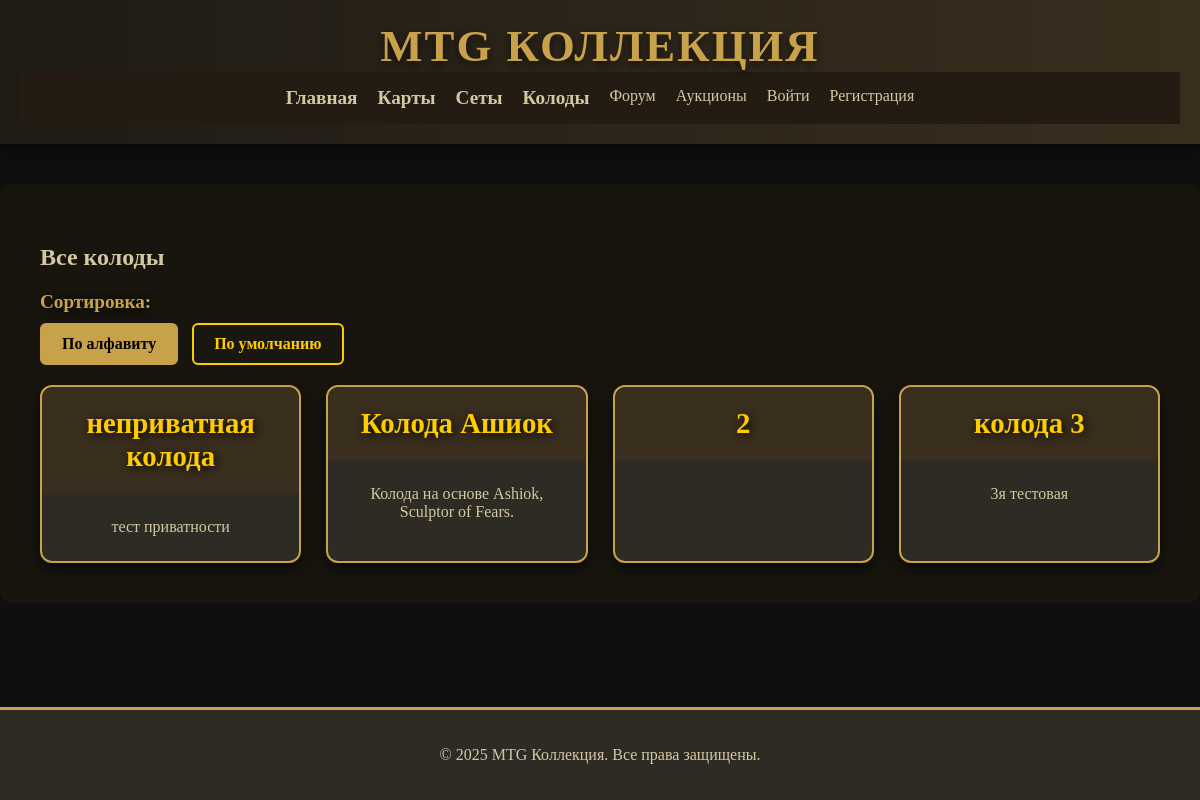
/decks/, run on the app's committed database.
### mtg_app/models.py (models this page shows, shortened)
class Deck(models.Model):
    name = models.CharField(max_length=100, verbose_name="Название колоды")
    description = models.TextField(blank=True, verbose_name="Описание")
    cards = models.ManyToManyField(Card, verbose_name="Карты в колоде")
    owner = models.ForeignKey(User, on_delete=models.CASCADE, related_name="decks", null=True, blank=True)
    is_private = models.BooleanField(default=False)  # Приватная/публичная колода
    created_at = models.DateTimeField(default=timezone.now)

### mtg_app/views.py (the view)
# urls.py: path('decks/', views.deck_list, name='deck_list'),
def deck_list(request):
    decks = Deck.objects.filter(
        Q(is_private=False) | Q(owner=request.user.id)
    ) if request.user.is_authenticated else Deck.objects.filter(is_private=False)
    sort = request.GET.get('sort')
    if sort == 'alphabetical':
        decks = decks.order_by('name')
    else:
        decks = decks.order_by('-created_at')
    return render(request, 'mtg_app/deck_list.html', {'decks': decks, 'sort': sort})

### mtg_app/templates/mtg_app/deck_list.html (shortened to what this page needs)
{% extends 'mtg_app/base.html' %} {% load static %}  {% block content %}
<section class="deck-list">
  <h2>Все колоды</h2>
  <section class="sorting">
    <h3>Сортировка:</h3>
    <a
      href="?sort=alphabetical"
      class="btn {% if sort == 'alphabetical' %}active{% endif %}"
      >По алфавиту</a
    >
    <a
      href="?sort=default"
      class="btn {% if sort == 'default' or not sort %}active{% endif %}"
      >По умолчанию</a
    >
  </section>
  <div class="deck-grid">
    {% for deck in decks %}
    <div class="deck-card">
      <a href="{% url 'mtg_app:deck_detail' deck.id %}">
        <div class="deck-name">
          <h3>{{ deck.name }}</h3>
        </div>
        <div class="deck-info">
          <p>{{ deck.description|truncatechars:100 }}</p>
        </div>
      </a>
    </div>
    {% endfor %}
  </div>
</section>
{% endblock %}

### mtg_app/static/mtg_app/styles.css (style rules this page uses)
html, body { height: 100%; }
body { background: #0f0f0f; color: #d4c8a2; font-family: "Beleren", serif; margin: 0; padding: 0; min-height: 100vh; display: flex; flex-direction: column; }
.btn { background: #c8a24a; color: #000; padding: 14px 28px; text-decoration: none; border-radius: 6px; font-size: 1.3rem; font-weight: bold; transition: background 0.3s, color 0.3s, transform 0.2s; }
body::before { content: ""; position: fixed; top: 0; left: 0; width: 100%; height: 100%; background: url("/static/mtg_app/images/mtg_art.jpg") no-repeat center center/cover; opacity: 0.5; z-index: -1; }
.deck-list { padding: 40px; background: rgba(26, 23, 16, 0.9); border-radius: 12px; margin: 40px auto; max-width: 1200px; }
.deck-grid { display: grid; grid-template-columns: repeat(auto-fill, minmax(250px, 1fr)); gap: 25px; }
.deck-card { background: #2e2b25; border-radius: 12px; border: 2px solid #c8a24a; box-shadow: 0 6px 15px rgba(0, 0, 0, 0.6); transition: transform 0.3s; }
.deck-info { padding: 20px; text-align: center; }
.deck-info p { font-size: 1rem; color: #d4c8a2; margin: 5px 0; }
.deck-name { padding: 20px; text-align: center; background: #3a2e1e; border-top-left-radius: 12px; border-top-right-radius: 12px; }
.deck-name h3 { font-size: 1.8rem; color: #ffcc00; margin: 0; text-shadow: 2px 2px 10px rgba(0, 0, 0, 0.9); }
a { text-decoration: none; color: inherit; }
.sorting { margin-bottom: 20px; }
.sorting h3 { margin-bottom: 10px; font-size: 1.2rem; color: #c8a24a; text-shadow: 2px 2px 10px rgba(0, 0, 0, 0.9); }
.sorting .btn { display: inline-block; padding: 10px 20px; margin-right: 10px; font-size: 1rem; font-weight: bold; color: #000; background-color: #c8a24a; border: 2px solid #c8a24a; border-radius: 6px; text-decoration: none; cursor: pointer; transition: background-color 0.3s ease, color 0.3s ease, transform 0.2s ease; }
.sorting .btn.active { background-color: #1a1710; color: #ffcc00; border-color: #ffcc00; }

### data on the page
Deck: name "неприватная колода", description "тест приватности"
Deck: name "Колода Ашиок", description "Колода на основе Ashiok, Sculptor of Fears."
Deck: name "2"
Deck: name "колода 3", description "3я тестовая"
